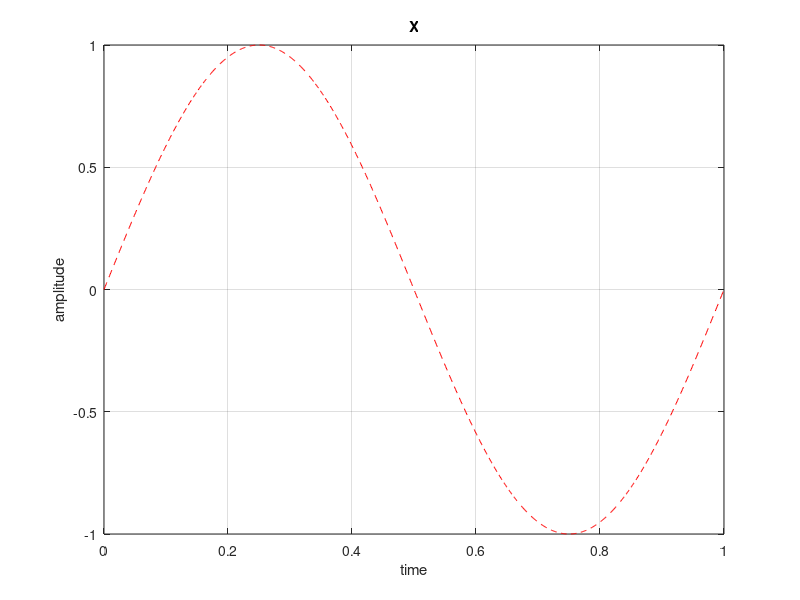

Here is the MATLAB script that generated this plot:
clc;
clearvars;
load('p2.mat')

% figure x:
figure;
plot(t, x, '--r')
title('X')
xlabel('time')
ylabel('amplitude')
grid on
